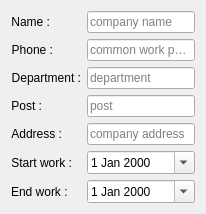
           <widget class="QWidget" name="tabCompany">
            <attribute name="title">
             <string>Company</string>
            </attribute>
            <layout class="QFormLayout" name="formLayout">
             <property name="fieldGrowthPolicy">
              <enum>QFormLayout::AllNonFixedFieldsGrow</enum>
             </property>
             <item row="0" column="0">
              <widget class="QLabel" name="lblNameCompany">
               <property name="text">
                <string>Name :</string>
               </property>
               <property name="alignment">
                <set>Qt::AlignRight|Qt::AlignTrailing|Qt::AlignVCenter</set>
               </property>
              </widget>
             </item>
             <item row="0" column="1">
              <widget class="QLineEdit" name="leNameCompany">
               <property name="placeholderText">
                <string>company name</string>
               </property>
              </widget>
             </item>
             <item row="1" column="0">
              <widget class="QLabel" name="lblPhoneCompany">
               <property name="text">
                <string>Phone :</string>
               </property>
               <property name="alignment">
                <set>Qt::AlignRight|Qt::AlignTrailing|Qt::AlignVCenter</set>
               </property>
              </widget>
             </item>
             <item row="1" column="1">
              <widget class="QLineEdit" name="lePhoneCompany">
               <property name="placeholderText">
                <string>common work phone</string>
               </property>
              </widget>
             </item>
             <item row="2" column="0">
              <widget class="QLabel" name="lblDapartment">
               <property name="text">
                <string>Department :</string>
               </property>
               <property name="alignment">
                <set>Qt::AlignRight|Qt::AlignTrailing|Qt::AlignVCenter</set>
               </property>
              </widget>
             </item>
             <item row="2" column="1">
              <widget class="QLineEdit" name="leDepartment">
               <property name="placeholderText">
                <string>department</string>
               </property>
              </widget>
             </item>
             <item row="3" column="0">
              <widget class="QLabel" name="lblPost">
               <property name="text">
                <string>Post :</string>
               </property>
               <property name="alignment">
                <set>Qt::AlignRight|Qt::AlignTrailing|Qt::AlignVCenter</set>
               </property>
              </widget>
             </item>
             <item row="3" column="1">
              <widget class="QLineEdit" name="lePost">
               <property name="placeholderText">
                <string>post</string>
               </property>
              </widget>
             </item>
             <item row="4" column="0">
              <widget class="QLabel" name="lblAddressCompany">
               <property name="text">
                <string>Address :</string>
               </property>
               <property name="alignment">
                <set>Qt::AlignRight|Qt::AlignTrailing|Qt::AlignVCenter</set>
               </property>
              </widget>
             </item>
             <item row="4" column="1">
              <widget class="QLineEdit" name="leAddressCompany">
               <property name="placeholderText">
                <string>company address</string>
               </property>
              </widget>
             </item>
             <item row="5" column="0">
              <widget class="QLabel" name="lblStartWork">
               <property name="text">
                <string>Start work :</string>
               </property>
               <property name="alignment">
                <set>Qt::AlignRight|Qt::AlignTrailing|Qt::AlignVCenter</set>
               </property>
              </widget>
             </item>
             <item row="5" column="1">
              <widget class="QDateEdit" name="deStartWork">
               <property name="calendarPopup">
                <bool>true</bool>
               </property>
              </widget>
             </item>
             <item row="6" column="0">
              <widget class="QLabel" name="lblEndWork">
               <property name="text">
                <string>End work :</string>
               </property>
              </widget>
             </item>
             <item row="6" column="1">
              <widget class="QDateEdit" name="deEndWork">
               <property name="calendarPopup">
                <bool>true</bool>
               </property>
              </widget>
             </item>
            </layout>
           </widget>
